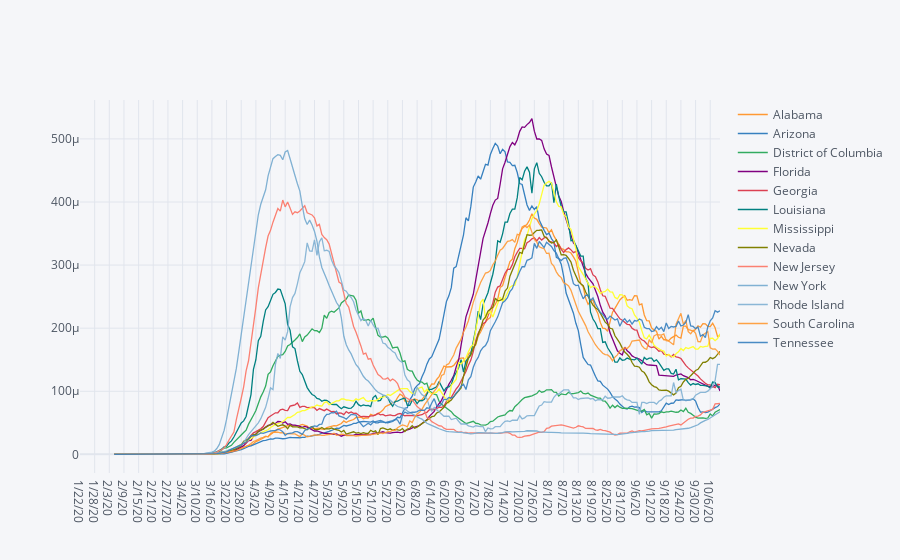

Notebook code for this chart:
### Code cell
# daily incident cases as a percent of population

conf_norm_range.T.diff().rolling(14).mean().iplot()    #.legend(loc='upper right', bbox_to_anchor=(1.45, 1.05))

### Figure 1 — Plotly figure (JSON) as saved in the notebook; plotly's stock layout.template omitted (floating-point values rounded to 4 significant figures; data arrays with more than 128 entries replaced by an {"elided": "..."} marker saying what was removed)
{"data": [{"line": {"color": "rgba(255, 153, 51, 1.0)", "dash": "solid", "shape": "linear", "width": 1.3}, "mode": "lines", "name": "Alabama", "text": "", "type": "scatter", "x": {"elided": "263 str values"}, "y": {"elided": "263 mixed values"}}, {"line": {"color": "rgba(55, 128, 191, 1.0)", "dash": "solid", "shape": "linear", "width": 1.3}, "mode": "lines", "name": "Arizona", "text": "", "type": "scatter", "x": {"elided": "263 str values"}, "y": {"elided": "263 mixed values"}}, {"line": {"color": "rgba(50, 171, 96, 1.0)", "dash": "solid", "shape": "linear", "width": 1.3}, "mode": "lines", "name": "District of Columbia", "text": "", "type": "scatter", "x": {"elided": "263 str values"}, "y": {"elided": "263 mixed values"}}, {"line": {"color": "rgba(128, 0, 128, 1.0)", "dash": "solid", "shape": "linear", "width": 1.3}, "mode": "lines", "name": "Florida", "text": "", "type": "scatter", "x": {"elided": "263 str values"}, "y": {"elided": "263 mixed values"}}, {"line": {"color": "rgba(219, 64, 82, 1.0)", "dash": "solid", "shape": "linear", "width": 1.3}, "mode": "lines", "name": "Georgia", "text": "", "type": "scatter", "x": {"elided": "263 str values"}, "y": {"elided": "263 mixed values"}}, {"line": {"color": "rgba(0, 128, 128, 1.0)", "dash": "solid", "shape": "linear", "width": 1.3}, "mode": "lines", "name": "Louisiana", "text": "", "type": "scatter", "x": {"elided": "263 str values"}, "y": {"elided": "263 mixed values"}}, {"line": {"color": "rgba(255, 255, 51, 1.0)", "dash": "solid", "shape": "linear", "width": 1.3}, "mode": "lines", "name": "Mississippi", "text": "", "type": "scatter", "x": {"elided": "263 str values"}, "y": {"elided": "263 mixed values"}}, {"line": {"color": "rgba(128, 128, 0, 1.0)", "dash": "solid", "shape": "linear", "width": 1.3}, "mode": "lines", "name": "Nevada", "text": "", "type": "scatter", "x": {"elided": "263 str values"}, "y": {"elided": "263 mixed values"}}, {"line": {"color": "rgba(251, 128, 114, 1.0)", "dash": "solid", "shape": "linear", "width": 1.3}, "mode": "lines", "name": "New Jersey", "text": "", "type": "scatter", "x": {"elided": "263 str values"}, "y": {"elided": "263 mixed values"}}, {"line": {"color": "rgba(128, 177, 211, 1.0)", "dash": "solid", "shape": "linear", "width": 1.3}, "mode": "lines", "name": "New York", "text": "", "type": "scatter", "x": {"elided": "263 str values"}, "y": {"elided": "263 mixed values"}}, {"line": {"color": "rgba(128, 177, 211, 0.8999999999999999)", "dash": "solid", "shape": "linear", "width": 1.3}, "mode": "lines", "name": "Rhode Island", "text": "", "type": "scatter", "x": {"elided": "263 str values"}, "y": {"elided": "263 mixed values"}}, {"line": {"color": "rgba(255, 153, 51, 0.8999999999999999)", "dash": "solid", "shape": "linear", "width": 1.3}, "mode": "lines", "name": "South Carolina", "text": "", "type": "scatter", "x": {"elided": "263 str values"}, "y": {"elided": "263 mixed values"}}, {"line": {"color": "rgba(55, 128, 191, 0.8999999999999999)", "dash": "solid", "shape": "linear", "width": 1.3}, "mode": "lines", "name": "Tennessee", "text": "", "type": "scatter", "x": {"elided": "263 str values"}, "y": {"elided": "263 mixed values"}}], "layout": {"legend": {"bgcolor": "#F5F6F9", "font": {"color": "#4D5663"}}, "paper_bgcolor": "#F5F6F9", "plot_bgcolor": "#F5F6F9", "title": {"font": {"color": "#4D5663"}}, "xaxis": {"gridcolor": "#E1E5ED", "showgrid": true, "tickfont": {"color": "#4D5663"}, "title": {"font": {"color": "#4D5663"}, "text": ""}, "zerolinecolor": "#E1E5ED"}, "yaxis": {"gridcolor": "#E1E5ED", "showgrid": true, "tickfont": {"color": "#4D5663"}, "title": {"font": {"color": "#4D5663"}, "text": ""}, "zerolinecolor": "#E1E5ED"}}}
